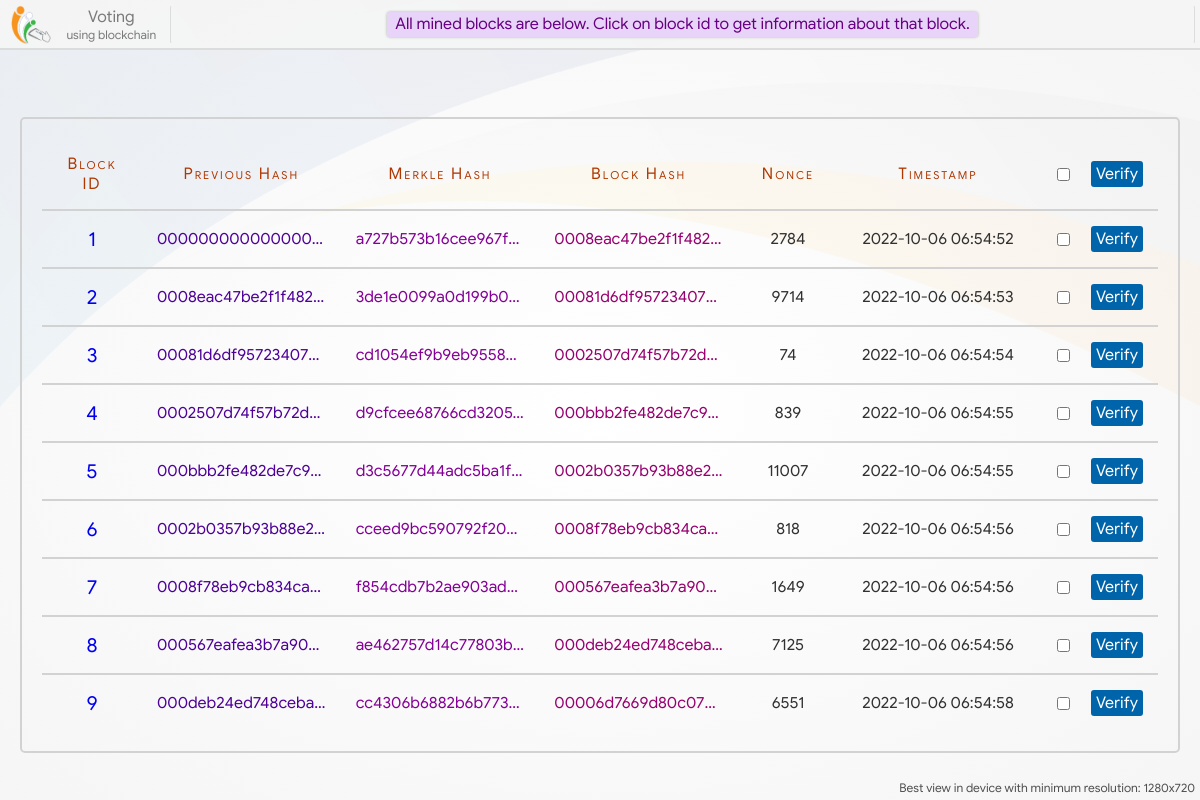
Screenshot of /blockchain/ with the database file from the repository.
### home/models.py (models this page shows)
class Block(models.Model):
    prev_hash = models.CharField(max_length=100, blank=True)
    merkle_hash = models.CharField(max_length=100, blank=True)
    this_hash = models.CharField(max_length=100, blank=True)
    nonce = models.IntegerField(null=True)
    timestamp = models.DateTimeField()

### home/views.py (the view)
# urls.py: path('blockchain/', views.blockchain, name='blockchain'),
def blockchain(request):
    blocks = Block.objects.all()
    return render(request, 'blockchain.html', {'blocks':blocks})

### home/templates/blockchain.html (shortened to what this page needs)
{% extends 'base.html' %}
{% load static %}
{% block head %}
    <link rel="stylesheet" type="text/css" href="{% static 'css/blockchain.css' %}">
{% endblock %}
{% block main_content %}
<div class="blocks">
    <table class="mine-block-result">
        <tr class="table-header">
            <td>Block ID</td>
            <td>Previous Hash</td>
            <td>Merkle Hash</td>
            <td>Block Hash</td>
            <td>Nonce</td>
            <td>Timestamp</td>
            <td> <div class="verify-button" title="Click to verify selected Blocks"> <input type="checkbox" onchange="verifySelect(this)"> <span onclick="verifyBlock(this)">Verify</span> </div> </td>
        </tr>
        {% if blocks %}
        {% for block in blocks %}
        <tr id="{{ block.id }}">
            <td> <a class="block-info-link" href="/block-info/?id={{block.id}}"> {{ block.id }} </a> </td>
            <td title="{{ block.prev_hash }}" style="color: rgb(78, 0, 151);">{{ block.prev_hash }}</td>
            <td title="{{ block.merkle_hash }}" style="color: rgb(133, 0, 151);">{{ block.merkle_hash }}</td>
            <td title="{{ block.this_hash }}" style="color: rgb(151, 0, 113);">{{ block.this_hash }}</td>
            <td>{{ block.nonce }}</td>
            <td>{{ block.timestamp|date:"Y-m-d" }} {{ block.timestamp|time:"H:i:s" }}</td>
            <td> <div class="verify-button" title="Click to verify this Block"> <input type="checkbox" onchange="verifySelect(this)"> <span onclick="verifyBlock(this)">Verify</span> </div> </td>
        </tr>
        {% endfor %}
        {% else %}
        <tr>
            <td colspan="7">No Blocks</td>
        </tr>
        {% endif %}
    </table>
</div>
{% endblock %}

### home/templates/base.html (shortened to what this page needs)
{% load static %}
<!DOCTYPE html>
<html lang="en">
<head>
    <link rel="stylesheet" type="text/css" href="{% static 'css/animations.css' %}">
    <link rel="stylesheet" type="text/css" href="{% static 'css/loading.css' %}">
    <link rel="stylesheet" type="text/css" href="{% static 'css/base.css' %}">
    <link rel="stylesheet" type="text/css" href="{% static 'css/home.css' %}">
    <link rel="stylesheet" type="text/css" href="{% static 'css/candidate-profile.css' %}">
    <link rel="stylesheet" type="text/css" href="{% static 'css/voting.css' %}">
    <link rel="stylesheet" type="text/css" href="{% static 'css/final-status.css' %}">
    {% block head %}{% endblock %}
</head>
<body>
    <div class="gradient"></div>
    <div class="main-content">
        {% block main_content %}{% endblock %}
    </div>
    <div class="header">
            <div class="logo" title="Navigation Bar">
                <img style="height: 40px; width: 40px; margin: auto;" src="{% static 'images/logo.png' %}">
                <div class="logo-text">
                    <span class="logo-text" style="font-size: 16px;">Voting</span>
                    <span class="logo-text" style="font-size: 12px;">using blockchain</span>
                </div>
            </div>
            <div class="status-box">
            </div>
    </div>
    <div class="view-msg">Best view in device with minimum resolution: 1280x720</div>
</body>
</html>

### home/static/css/base.css (style rules this page uses)
* { box-sizing: border-box; font-family: calibri; font-size: 20px; }
a { text-decoration: none; }
html, body { display: flex; padding: 0; margin: 0; width: 100%; min-height: 100%; }
body { display: flex; flex-direction: column; background: url('../images/vote-bg.jpg'); background-position: center; background-repeat: no-repeat; background-size: cover; background-attachment: fixed; }
.gradient { position: fixed; top: 0; left: 0; height: 100%; width: 100%; background: radial-gradient(rgba(255,255,255, 0.95), rgba(245,245,245, 0.95)); background-attachment: fixed; z-index: -10; }
.header { position: fixed; top: 0px; left: 0px; height: 50px; padding: 5px; padding-left: 0; display: flex; width: 100%; background: rgb(245, 245, 245, 0.95); border-bottom: 2px solid rgba(0,0,0,0.1); z-index: 7; }
.header > .logo { display: flex; min-width: 170px; width: max-content; padding-right: 3px; cursor: pointer; }
.header > .logo > .logo-text { margin: auto; color: rgba(0,0,0,0.5); margin-left: 5px; display: flex; flex-direction: column; text-align: center; }
.status-box { overflow: hidden; display: flex; flex-direction: column; margin: auto; flex: 1; border: 1px solid rgba(255, 0, 0, 0); border-left: 1px solid rgba(0,0,0,0.1); border-right: 1px solid rgba(0,0,0,0.1); border-radius: 3px; padding: 4px 10px; height: 39px; }
.main-content { display: flex; margin: auto; margin-top: 70px; min-height: calc(100% - 70px); padding: 20px; width: 100%; }
.view-msg { position: fixed; bottom: 5px; right: 5px; font-size: 12px; color: rgb(80, 80, 80); }

### home/static/css/blockchain.css (style rules this page uses)
.blocks { width: 100%; margin: auto; display: flex; padding: 20px; border: 2px solid rgb(210, 210, 210); border-radius: 5px; }
table.mine-block-result { width: 100%; border-collapse: collapse; word-wrap: break-word; table-layout: fixed; }
table.mine-block-result tr { border-bottom: 2px solid rgb(210, 210, 210); }
table.mine-block-result tr:last-child { border-bottom: none; }
table.mine-block-result td { text-align: center; padding: 15px; color: rgb(49, 49, 49); font-size: 16px; }
table.mine-block-result tr td:first-child { width: 100px; }
table.mine-block-result tr td:nth-child(5) { width: 100px; }
table.mine-block-result tr td:nth-child(6) { width: 200px; }
table.mine-block-result tr td:last-child { text-align: right; width: 120px; letter-spacing: 0; font-variant: normal; }
.verify-button { display: flex; justify-content: space-between; align-items: center; }
.verify-button span { padding: 0; margin: 0; font-size: 16px; background: rgba(0, 100, 170); font-weight: bold; padding: 3px 5px; border-radius: 3px; color: white; cursor: pointer; }
table.mine-block-result tr td:nth-child(2), table.mine-block-result tr td:nth-child(3), table.mine-block-result tr td:nth-child(4) { white-space: nowrap; overflow: hidden !important; text-overflow: ellipsis; }
tr.table-header td { color: #af3700; font-size: 16px; letter-spacing: 2px; font-variant: small-caps; }
.block-info-link { padding: 5px 12px; border-radius: 3px; transition: 0.3s; }

### rows the page displays
Block: id "1", prev_hash "000000000000000…", merkle_hash "a727b573b16cee967f…", this_hash "0008eac47be2f1f482…", nonce "2784", timestamp "2022-10-06", timestamp "06:54:52"
Block: id "2", prev_hash "0008eac47be2f1f482…", merkle_hash "3de1e0099a0d199b0…", this_hash "00081d6df95723407…", nonce "9714", timestamp "2022-10-06", timestamp "06:54:53"
Block: id "3", prev_hash "00081d6df95723407…", merkle_hash "cd1054ef9b9eb9558…", this_hash "0002507d74f57b72d…", nonce "74", timestamp "2022-10-06", timestamp "06:54:54"
Block: id "4", prev_hash "0002507d74f57b72d…", merkle_hash "d9cfcee68766cd3205…", this_hash "000bbb2fe482de7c9…", nonce "839", timestamp "2022-10-06", timestamp "06:54:55"
Block: id "5", prev_hash "000bbb2fe482de7c9…", merkle_hash "d3c5677d44adc5ba1f…", this_hash "0002b0357b93b88e2…", nonce "11007", timestamp "2022-10-06", timestamp "06:54:55"
Block: id "6", prev_hash "0002b0357b93b88e2…", merkle_hash "cceed9bc590792f20…", this_hash "0008f78eb9cb834ca…", nonce "818", timestamp "2022-10-06", timestamp "06:54:56"
Block: id "7", prev_hash "0008f78eb9cb834ca…", merkle_hash "f854cdb7b2ae903ad…", this_hash "000567eafea3b7a90…", nonce "1649", timestamp "2022-10-06", timestamp "06:54:56"
Block: id "8", prev_hash "000567eafea3b7a90…", merkle_hash "ae462757d14c77803b…", this_hash "000deb24ed748ceba…", nonce "7125", timestamp "2022-10-06", timestamp "06:54:56"
Block: id "9", prev_hash "000deb24ed748ceba…", merkle_hash "cc4306b6882b6b773…", this_hash "00006d7669d80c07…", nonce "6551", timestamp "2022-10-06", timestamp "06:54:58"
